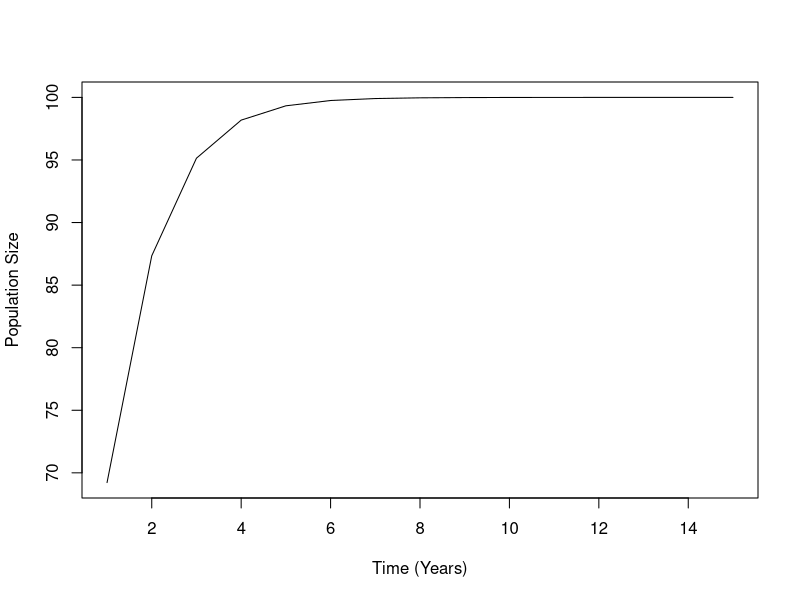
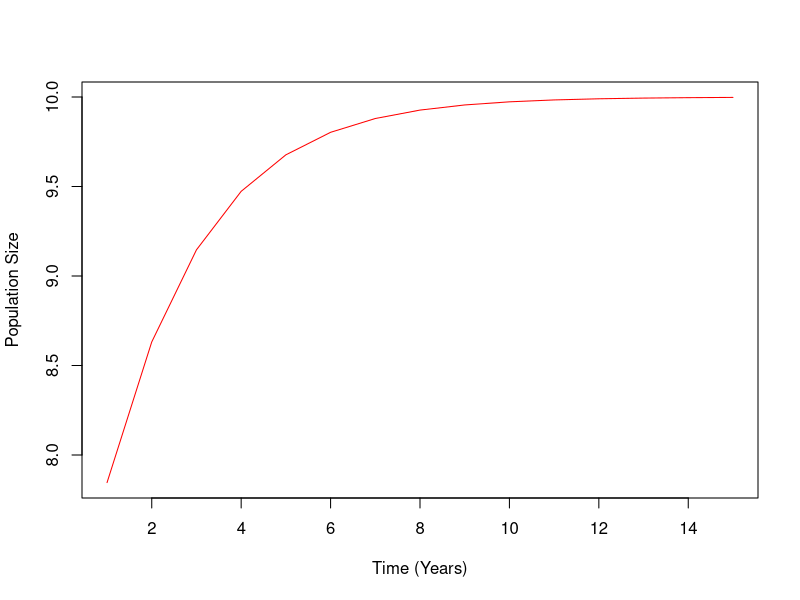
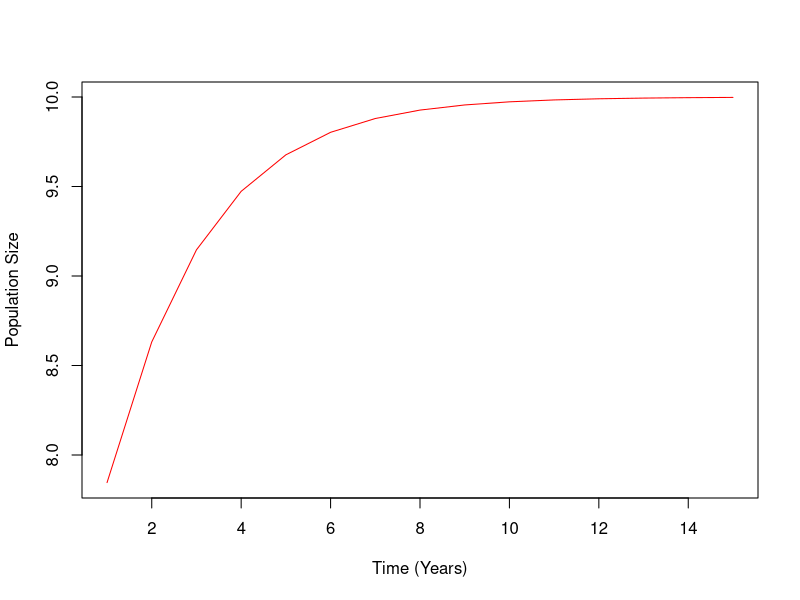
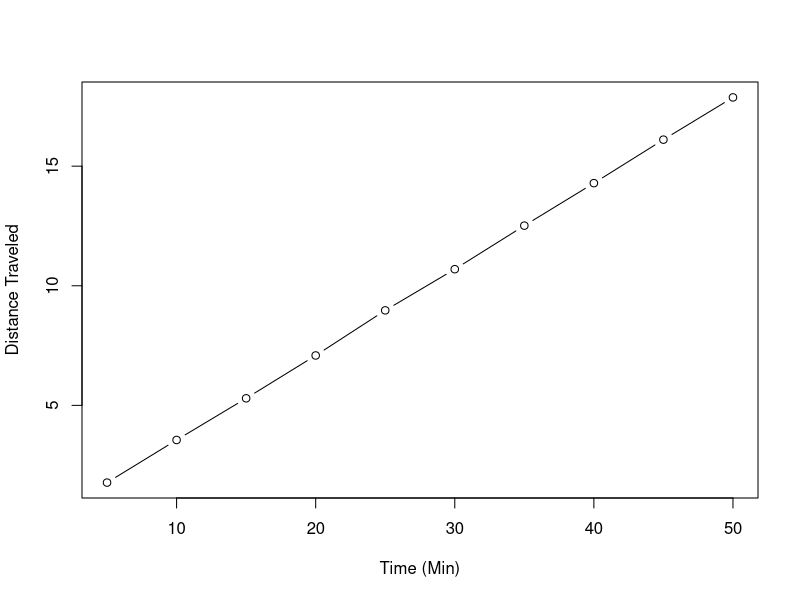

Source code (R) for these figures, in order:

## 1. Write a loop that prints out the numbers from 20 to 10
for(i in 20:10){
  print(i)
}
## 2. Write a loop that print out only the numbers from 20 to 10 that are even
num = 1:20
num = num[num%%2==0]
for(i in num){
  print(i)
}
## OR
num = 1:20
for(i in num){
  if(i%%2==0) print(i)
}
## 3. Write a function that calculates whether a number is a prime number (hint: what does 2 %% 3 give you?)

prime <- function(x){
  if (x == 2) {
    TRUE
  } else if (any(x %% 2:(x-1) == 0)) {
    FALSE
  } else { 
    TRUE
    }
}

## 4. Write a loop that prints out the numbers from 1 to 20, printing “Good: NUMBER” if the number is
## divisible by five and “Job: NUMBER” if then number is prime, and nothing otherwise.

num = 1:20
for(i in num){
  if(i%%5==0)  
    print(paste(i,'Good: NUMBER'))
 else if (i == 2) 
  print(paste(i,'Job: NUMBER'))
 else if (any(i %% 2:(i-1) == 0 )) 
  print(paste(i,'Nothing'))
 else  
  print(paste(i,'Job: NUMBER'))
}

# 5. A biologist is modelling population growth using a Gompertz curve, which is defined as y(t) = a.e−b.e−c.t
# where y is population size, t is time, a and b are parameters, and e is the exponential function. Write
# them a function that calculates population size at any time for any values of its parameters.

gz <- function(t, a, b, c){
  y <- (a*exp(-b*exp(-c*t)))
    return(y)
}
gz(15, 100, 1, 1) 


# 6. The biologist likes your function so much they want you to write another function that plots the progress
# of the population over a given length of time. Write it for them.

gz <- function(t, a, b, c){
  y <- (a*exp(-b*exp(-c*t)))
  p <- plot(y~t, xlab = 'Time (Years)', ylab= 'Population Size', type='l')
 return(paste(y,t))
}
gz(1:15, 100, 1, 1)


# 7. The biologist has fallen in love with your plotting function, but want to colour y values above a as blue,
# and y values above b as red. Change your function to allow that.

gz <- function(t, a, b, c){
  y <- (a*exp(-b*exp(-c*t)))
  p <- plot(y~t, xlab = 'Time (Years)', ylab= 'Population Size', type='l', col= ifelse(y > a, 'blue','red'))
  return(paste(y,t))
}
gz(1:15, 10, .4, .5)

# 8. You are beginning to suspect the biologist is taking advantage of you. Modify your function to plot in
# purple any y value that’s above a and b. Hint: try putting 3==3 & 2==2 and 3==4 | 2==2 into an if
# statement and see what you get. Using this construction may make this simpler.

gz <- function(t, a, b, c){
  y <- (a*exp(-b*exp(-c*t)))
  p <- plot(y~t, xlab = 'Time (Years)', ylab= 'Population Size', type='l', col= ifelse(y > a & y > b, 'purple','red'))
  return(paste(y,t))
}
gz(1:15, 10, .4, .5)

# 9. Write a function that draws boxes of a specified width and height that look like this (height 3, width 5):
#   *****
#   *   *
#   *****

box1 <- function(y, x){
  w1 <- (rep("*", x))
  cat(w1, '\n', sep='')
  cnt <- 0
  repeat{
  cat('*',(rep('',x-3)),'*','\n')
  cnt <- cnt+1
  if(cnt > y-3){
    break
  }
}
  w2 <- (rep('*',x))
  cat(w2, sep='')
}
box1(3,5)

#   10. Modify your box function to put text centered inside the box, like this:
#   *************
#   *           *
#   * some text *
#   *           *
#   *************

box2 <- function(y, x, z){
  z <- z
  a <- nchar(z)
  f <- round(((x-a-4))/2, digits = 0)
  w1 <- (rep("*", x))
  cat(w1, '\n', sep='')
  cnt <- 0
  repeat{
    cat('*',(rep('',x-3)),'*','\n')
    cnt <- cnt+1
    if(cnt > y-3){
      break
    }
  }
  cat('*',rep('', f), z, rep('', f), "*",'\n')
    cnt <- 0
  repeat{
    cat('*',(rep('',x-3)),'*','\n')
    cnt <- cnt+1
    if(cnt > y-3){
      break
    }
  }
  w2 <- (rep('*',x))
  cat(w2, sep='')
}
box2(3,15,'some text')


#   11. Modify your box function to build boxes of arbitrary text, taking dimensions specified in terms of
# dimensions, not the text. For example, box("t", 3, 9, "hey") might produce:

box3 <- function(t, y, x, z){
  z <- z
  a <- nchar(z)
  f <- round(((x-1-(a/2))/2), digits = 0)
  w1 <- (rep(t, x))
  cat(w1, '\n', sep='')
  cnt <- 0
  repeat{
    cat(t,(rep(' ',x)),t,'\n')
    cnt <- cnt+1
    if(cnt > y-3){
      break
    }
  }
  cat(t,rep(' ', (x/2)-3), z, rep(' ', (x/2)-2), t,'\n')
  cnt <- 0
  repeat{
    cat(t,(rep(' ',x)),t,'\n')
    cnt <- cnt+1
    if(cnt > y-3){
      break
    }
  }
  w2 <- (rep(t,x))
  cat(w2, sep='')
}
box3('wdp',3,8,'some text')

# 12. In ecology, hurdle models are often used to model the abundance of species found on surveys. They
# first model the probability that a species will be present at a site (drawn, for example, from a Bernoulli
# distribution) and then model the abundance for any species that is present (drawn, for example, from
# probability of presence (p) and that its abundance is drawn from a Poisson with a given λ. Hint: there is
# no Bernoulli distribution in R, but the Bernoulli is a special case of what distribution?...

# bernoulli, binomial, same thing right?
# p = probability for binomial
# n = # of random values to output
# lam = Given parameter for Poisson distribution
hurdle <- function(p, n, lam){
  if(rbinom(1, 1, p) == 1){ # species presence based on binomial with given probability of success
    ran <- rpois(n, lam) # number of sites and rate parameter
    return(paste(ran))
  }else{
    return(0)
  }
}

# (presence probability, # sites, poisson lambda)
hurdle(1, 5, 10)

## Reworked for problem 13

hurdle1 <- function(n){
  datalist=list()
  for(i in 1:n){
  if(rbinom(1, 1, sample(seq(from = 0, to = 1, by = .001), size = 1, replace = TRUE)) == 1){ # species presence based on binomial with given probability of success
    ran <- rpois(1, sample(seq(from = 0, to = 10, by = .1), size = 1, replace = TRUE)) # number of sites and rate parameter
  }else{
    ran <- 0
  }
  datalist[[i]] <- ran
  }
  big_data = do.call(rbind,datalist)
  print(big_data)
}
# (presence probability, # sites, poisson lambda)
hurdle1(5)

# 13. An ecologist really likes your hurdle function (will you never learn?). Write them a function that simulates
# lots of species (each with their own p and λ) across n sites. Return the results in a matrix where each
# species is a column, and each site a row (this is the standard used for ecology data in R).

# 
hurdle2 <- function(sitenum, spnum){
  r <- matrix(nrow=sitenum, ncol=spnum)
  for(i in 1:spnum){
   r[,i] <- hurdle1(sitenum)
    }
  return(r)
    }

hurdle2(10, 7)


# 14. Professor Savitzky approaches you with a delicate problem. A member of faculty became disoriented
# during fieldwork, and is now believed to be randomly wandering somewhere in the desert surrounding
# Logan. He is modelling their progress through time in five minute intervals, assuming they cover a
# random, Normally-distributed distance in latitude and longitude in each interval. Could you simulate this
# process 100 times and plot it for him?

# t = number of 5 min intervals

# average walking speed = 3.1 mph
# if 3.1 mph then .0833 miles per 5 min on average

progress <- function(t){
  datalist=list()
  for(i in 1:t){
    lat <- (mean(abs(rnorm(100, mean = 0.08333333, sd = 1)))) 
    lon <- (mean(abs(rnorm(100, mean = 0.08333333, sd = 1)))) 
    dis <- (sqrt(lat)+sqrt(lon))
    dat <- data.frame(dis=dis)
    dat$time <- i*5
    datalist[[i]] <- dat
  }
big_data = do.call(rbind,datalist)
big_data$dis2 = cumsum(big_data$dis)
plot(big_data$dis2 ~ big_data$time, xlab='Time (Min)', ylab='Distance Traveled',type='b')
print(big_data)
}

progress(10)

 
# 15. Professor Savitzky is deeply concerned to realise that the member of faculty was, in fact, at the top of
# a steep mountain in the fog. Approximately 5 miles away, in all directions, from the faculty member’s
# starting point is a deadly cliff! He asks if you could run your simulation to see how long, on average,
# until the faculty member plummets to their doom.


# 16. Sadly, by the time you have completed your simulations the faculty member has perished. Professor
# Savitzky is keen to ensure this will never happen again, and so has suggested each faculty member
# be attached, via rubber band, to a pole at the centre of the site whenever conducting fieldwork 3. He
# assures you that you can model this by assuming that the faculty member, at each time-step, moves α×
# distance-from-pole latitudinally and longitudinally (in addition to the rate of movement you’ve already
# simulated) each time-step. Simulate this, and see how strong the rubber band (α) must be to keep the
# faculty member safe for at least a day.
# 



# 17. (If you finish early: Most, if not all, faculty members are not as young as they once were. See what effect
# the faculty member tiring (and eventually sitting down and giving up) would have on their likelihood of
# survival. What would happen if a faculty member panicked and walked faster through time?
#                                                                                                                                                   the Poisson distribution). Write a function that simulates the abundance of a species at n sites given a
